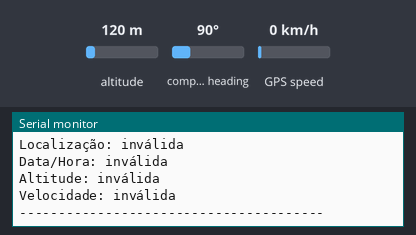
A sketch run on a simulated Arduino Uno, built with avr-gcc and run on an emulated ATmega328P. On the bench: the last lines printed to the serial monitor. The inputs (shaded band) are chosen by the test bench; at power-on: altitude 120 m, GPS speed 0 km/h, compass heading 90°. The GPS gets a fix after 3 s at 37.7749, -122.4194 with 8 satellites.

Above: at 1.2 s.
1.3 s: altitude set to 20 m
At 5.3 s:
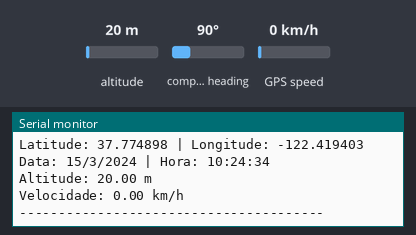
5.4 s: GPS speed set to 2 km/h
At 6.7 s:
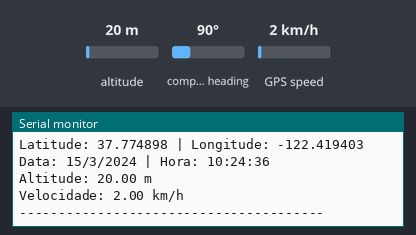
6.9 s: altitude set to 250 m
At 7.5 s:
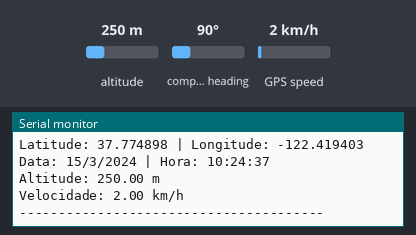
Timing chart, 0 to 9.9 s (numbered marks = the images above; inputs shaded):
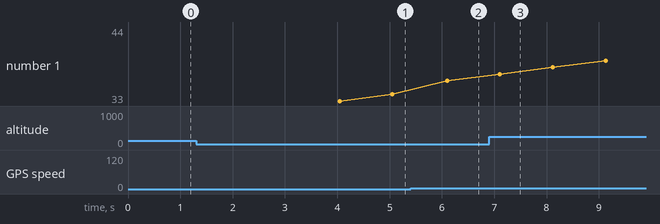

Measured:
- after the input at 1.3 s, the serial monitor: prints a new line after 2.7 s (image 1)
- after the input at 5.4 s, the serial monitor: prints a new line after 0.70 s (image 2)
- after the input at 6.9 s, the serial monitor: prints a new line after 0.21 s (image 3)

The sketch:

gps.ino
```cpp
#include <SoftwareSerial.h>
#include <TinyGPS.h>

TinyGPS gps;
SoftwareSerial ss(4, 3);

void setup() {
  Serial.begin(115200);
  Serial.println("Inicializando GPS...");
  ss.begin(4800);
}

void loop() {
  // Variáveis GPS
  float flat, flon;
  unsigned long age;
  gps.f_get_position(&flat, &flon, &age);

  // Satélites e HDOP
  Serial.print("Satélites: ");
  Serial.print(gps.satellites());
  Serial.print(" | HDOP: ");
  Serial.println(gps.hdop());

  // Latitude e Longitude
  if (flat == TinyGPS::GPS_INVALID_F_ANGLE || flon == TinyGPS::GPS_INVALID_F_ANGLE) {
    Serial.println("Localização: inválida");
  } else {
    Serial.print("Latitude: ");
    Serial.print(flat, 6);
    Serial.print(" | Longitude: ");
    Serial.println(flon, 6);
  }

  // Data e hora
  int year;
  byte month, day, hour, minute, second, hundredths;
  gps.crack_datetime(&year, &month, &day, &hour, &minute, &second, &hundredths, &age);
  if (age == TinyGPS::GPS_INVALID_AGE) {
    Serial.println("Data/Hora: inválida");
  } else {
    Serial.print("Data: ");
    Serial.print(day); Serial.print("/");
    Serial.print(month); Serial.print("/");
    Serial.print(year);
    Serial.print(" | Hora: ");
    Serial.print(hour); Serial.print(":");
    Serial.print(minute); Serial.print(":");
    Serial.println(second);
  }

  // Altitude
  float alt = gps.f_altitude();
  if (alt == TinyGPS::GPS_INVALID_F_ALTITUDE) {
    Serial.println("Altitude: inválida");
  } else {
    Serial.print("Altitude: ");
    Serial.print(alt, 2);
    Serial.println(" m");
  }

  // Velocidade
  float speed = gps.f_speed_kmph();
  if (speed == TinyGPS::GPS_INVALID_F_SPEED) {
    Serial.println("Velocidade: inválida");
  } else {
    Serial.print("Velocidade: ");
    Serial.print(speed, 2);
    Serial.println(" km/h");
  }

  Serial.println("---------------------------------------");

  // Alimenta o GPS enquanto espera
  smartDelay(1000);
}

// Função para manter leitura do GPS enquanto espera
void smartDelay(unsigned long ms) {
  unsigned long start = millis();
  do {
    while (ss.available()) {
      gps.encode(ss.read());
    }
  } while (millis() - start < ms);
}
```
